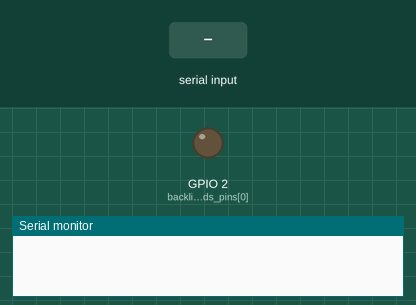
This sketch was run on a simulated ESP32. On the bench: output pins drawn as LEDs (lit = HIGH), the last lines printed to the serial monitor. The inputs (shaded band) are chosen by the test bench.

Above: at 1.2 s.
1.3 s: byte 30 received over Serial
At 1.7 s:
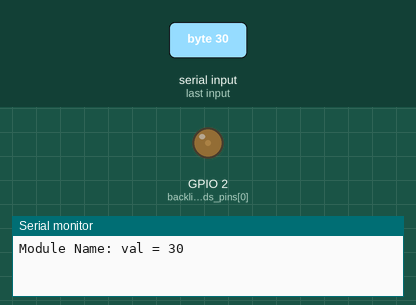
2.8 s: byte 90 received over Serial
At 4.0 s:
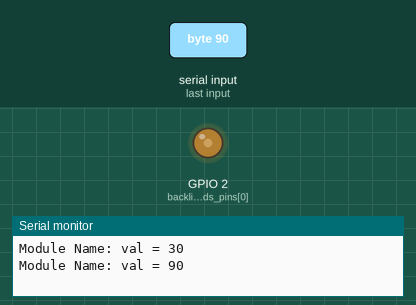
Timing chart, 0 to 5.8 s (numbered marks = the images above; inputs shaded):
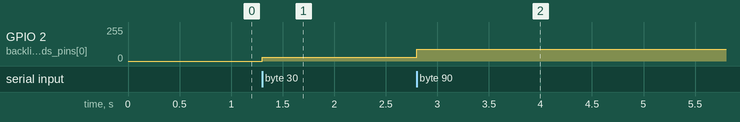

Measured:
- after the input at 1.3 s, GPIO 2 (backligth_leds_pins[0]): 0/255 → 30/255 at once
- after the input at 2.8 s, GPIO 2 (backligth_leds_pins[0]): 30/255 → 90/255 at once

The sketch:

BacklightCodeTemplate.ino
```cpp
unsigned backligth_leds_pins[] = {
  2,
};

#define NUM_BACKLIGHT_LEDS_PINS (sizeof(backligth_leds_pins) / sizeof(unsigned))

#define MODULE_NAME "Module Name"

void setup() {
  // Backlight leds
  for(unsigned backlight_leds_index = 0; backlight_leds_index < NUM_BACKLIGHT_LEDS_PINS; backlight_leds_index++) {
    pinMode(backligth_leds_pins[backlight_leds_index], OUTPUT);
  }

  Serial.begin(9600);
}

void loop() {
  // Backlight leds
  if (Serial.available()) {
    int val = Serial.read();
    Serial.printf("%s: val = %d\n", MODULE_NAME, val);
    if (val >= 0 && val <= 255) {
      for(unsigned backlight_leds_index = 0; backlight_leds_index < NUM_BACKLIGHT_LEDS_PINS; backlight_leds_index++) {
        analogWrite(backligth_leds_pins[backlight_leds_index], val);
      }
    }
  }
}
```
